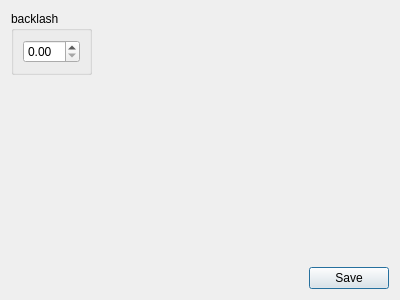
<?xml version="1.0" encoding="UTF-8"?>
<ui version="4.0">
 <class>WLMillDriveWidget</class>
 <widget class="QDialog" name="WLMillDriveWidget">
  <property name="geometry">
   <rect>
    <x>0</x>
    <y>0</y>
    <width>400</width>
    <height>300</height>
   </rect>
  </property>
  <property name="windowTitle">
   <string>mill</string>
  </property>
  <layout class="QGridLayout" name="gridLayout_2">
   <item row="0" column="1">
    <spacer name="horizontalSpacer">
     <property name="orientation">
      <enum>Qt::Horizontal</enum>
     </property>
     <property name="sizeHint" stdset="0">
      <size>
       <width>40</width>
       <height>20</height>
      </size>
     </property>
    </spacer>
   </item>
   <item row="2" column="1">
    <widget class="QDialogButtonBox" name="buttonBox">
     <property name="orientation">
      <enum>Qt::Horizontal</enum>
     </property>
     <property name="standardButtons">
      <set>QDialogButtonBox::Save</set>
     </property>
    </widget>
   </item>
   <item row="0" column="0">
    <widget class="QGroupBox" name="groupBox">
     <property name="title">
      <string>backlash</string>
     </property>
     <layout class="QGridLayout" name="gridLayout">
      <item row="0" column="0">
       <widget class="QDoubleSpinBox" name="sbBacklash"/>
      </item>
     </layout>
    </widget>
   </item>
   <item row="1" column="1">
    <spacer name="verticalSpacer">
     <property name="orientation">
      <enum>Qt::Vertical</enum>
     </property>
     <property name="sizeHint" stdset="0">
      <size>
       <width>20</width>
       <height>40</height>
      </size>
     </property>
    </spacer>
   </item>
  </layout>
 </widget>
 <resources/>
 <connections>
  <connection>
   <sender>buttonBox</sender>
   <signal>accepted()</signal>
   <receiver>WLMillDriveWidget</receiver>
   <slot>accept()</slot>
   <hints>
    <hint type="sourcelabel">
     <x>248</x>
     <y>254</y>
    </hint>
    <hint type="destinationlabel">
     <x>157</x>
     <y>274</y>
    </hint>
   </hints>
  </connection>
  <connection>
   <sender>buttonBox</sender>
   <signal>rejected()</signal>
   <receiver>WLMillDriveWidget</receiver>
   <slot>reject()</slot>
   <hints>
    <hint type="sourcelabel">
     <x>316</x>
     <y>260</y>
    </hint>
    <hint type="destinationlabel">
     <x>286</x>
     <y>274</y>
    </hint>
   </hints>
  </connection>
 </connections>
</ui>
